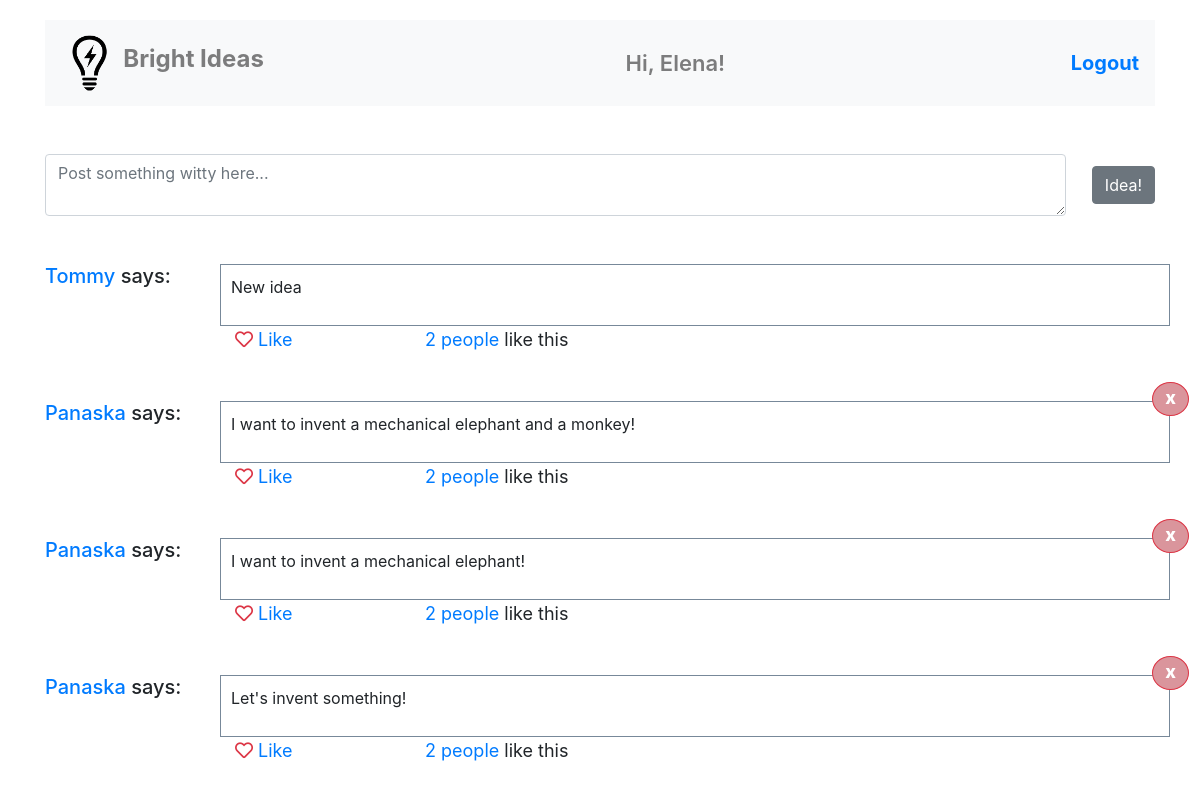
Page /bright-ideas/ (signed in) on the earlier database version.
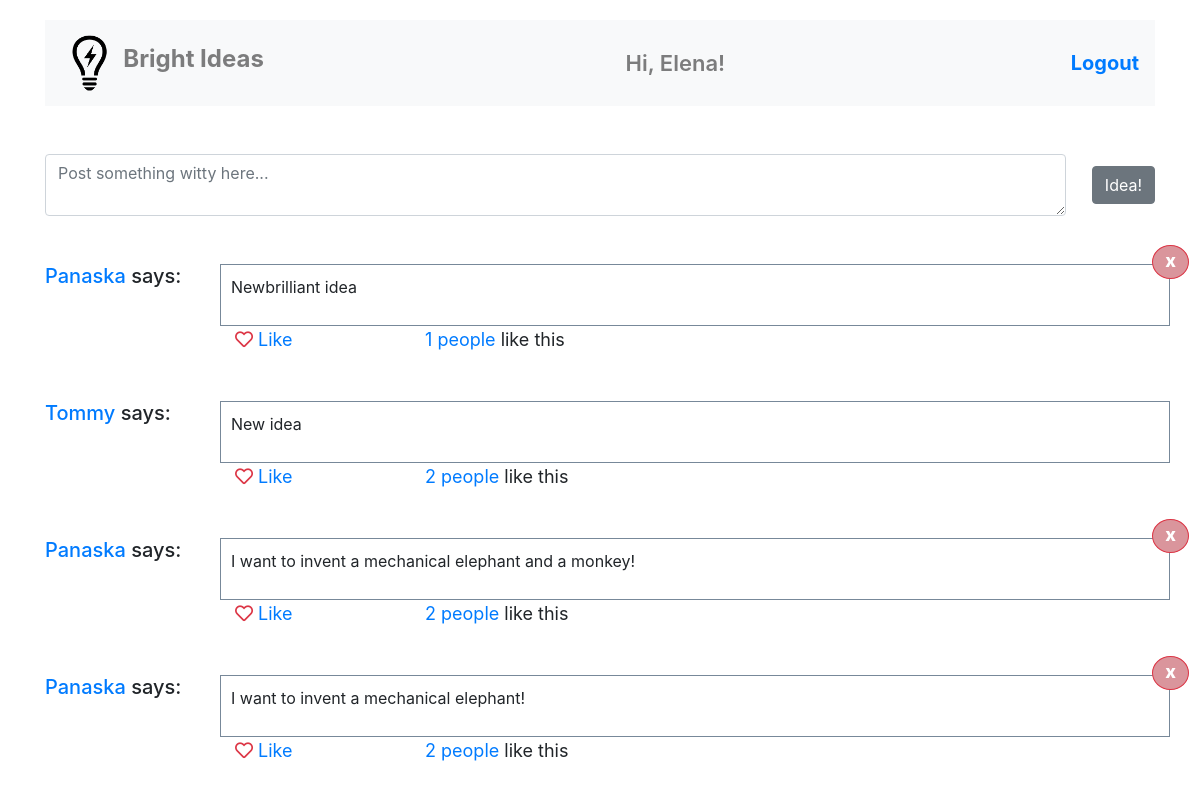
Same page on the later database version.
### users/models.py (models this page shows, shortened)
class User(models.Model):
    first_name = models.CharField(max_length=45)
    last_name = models.CharField(max_length=45)
    alias = models.CharField(max_length=20)
    email = models.CharField(max_length=45)
    password = models.CharField(max_length=100)
    ideas = models.ManyToManyField(Idea, related_name = "users")
    created_at = models.DateTimeField(auto_now_add=True)
    updated_at = models.DateTimeField(auto_now=True)
    objects = UserManager()

### ideas/models.py (models this page shows)
class Idea(models.Model):
    description = models.TextField()
    user = models.ForeignKey('users.User', related_name="user_ideas", on_delete=models.CASCADE)
    number_of_likes = models.IntegerField(default=0)
    created_at = models.DateTimeField(auto_now_add=True)
    updated_at = models.DateTimeField(auto_now=True)

### ideas/views.py (the view)
# urls.py: path('', views.all_ideas),
def all_ideas(request):
    if 'userid' in request.session.keys():
        context = {
            'all_ideas': Idea.objects.all().order_by("-created_at"),
            'user': User.objects.get(id = request.session['userid'])
        }
        return render(request, 'ideas_wall.html', context)
    else:
        return HttpResponse("<h1>You are not logged in</h1>")

### ideas/templates/ideas_wall.html (shortened to what this page needs)
<!DOCTYPE html>
<html lang="en">
	<head>
		<link
			rel="stylesheet"
			href="https://cdn.jsdelivr.net/npm/bootstrap@4.6.0/dist/css/bootstrap.min.css"
		/>
		<link
		rel="stylesheet" href="https://cdnjs.cloudflare.com/ajax/libs/font-awesome/5.15.3/css/all.min.css">
		{% load static %}
		<link rel="stylesheet" href="{% static 'all_styles/styles.css' %}" />
	</head>
	<body>
		<div class="container">
			<nav class="navbar navbar-light bg-light mb-5">
				<a class="navbar-brand" href="#">
					{% load static %}
					<img
						src="{% static 'all_images/logo.png' %}"
						class="d-inline-block align-top"
						alt="logo"
					/>
					<span class="brand_name navbar-text">Bright Ideas</span>
				</a>
				<span class="navbar-text greeting">
					Hi, {{user.first_name}}!
				</span>
				<a class="breadcrumbs" href="/main/logout">Logout</a>
			</nav>
			<form action="create-idea/" method="POST" class="form-inline mb-5">
				<div class="form-group justify-content-between">
					<textarea
						id="idea"
						name="idea"
						class="form-control"
						rows="2"
						placeholder="Post something witty here..."
					></textarea>
					<button
						type="submit"
						class="btn btn-secondary-dark btn-secondary"
					>
						Idea!
					</button>
				</div>
			</form>
			{% for idea in all_ideas %}
			<div class="row idea">
						<h5 class="post_info col col-md-2"><span class="author_info"><a href="../users/{{idea.user.id}}/">{{idea.user.alias}}</a> says:</span>
					</h5>
						<div class="idea_description col col-md-10"><p>{{idea.description}}</p>
							{% if idea.user.id == user.id %}
								<div class="del">
									<form action="delete-idea/{{idea.id}}/" method="POST">
							<div class="form-group">
									<button type="submit" class="btn btn-danger delete_btn" title="Delete this idea">
										<span class="sign">x</span>
									</button>
								</div>
						</form></div>
						{% endif %}
					</div>
						</div>
			<div class="row likes mb-5">
				<div class="col offset-2 col-md-2">
					<a href="likes/{{idea.id}}/" class="heart"><i class="far fa-heart heart" id="heart-img"></i> Like</a>
							</div>
							<div class="col col-md-8">
							<a href="{{idea.id}}/">{{idea.users.count}} people</a> like this
						</div></div>
					{% endfor %}
		</div>
	</body>
</html>

### static_files/css/styles.css (style rules this page uses)
.container { margin: 20px auto; }
.breadcrumbs { font-size: 20px; font-weight: 700; }
.brand_name { font-size: 24px; font-weight: 700; }
nav img { margin: 0 5px; height: 60px; }
.form-inline .form-group { width: 100%; }
#idea { width: 92%; }
.greeting { font-size: 22px; font-weight: 600; }
.delete_btn { border-radius: 50%; border: 1px solid #dc3545; background-color: #da959c; font-size:18px; font-weight: 800; line-height:1; color:#fff; }
.sign { vertical-align: text-top; }
.idea_description { border: 1px lightslategrey solid; padding: 10px; position:relative; }
.del { position: absolute; top:-20px; right:-20px; }
.likes { font-size:18px; }
.fa-heart { color: #dc3545; }

Differences in the rows shown:
removed Idea: user.alias "Panaska", description "Let's invent something!", users.count "2"
added Idea: user.alias "Panaska", description "Newbrilliant idea", users.count "1"
